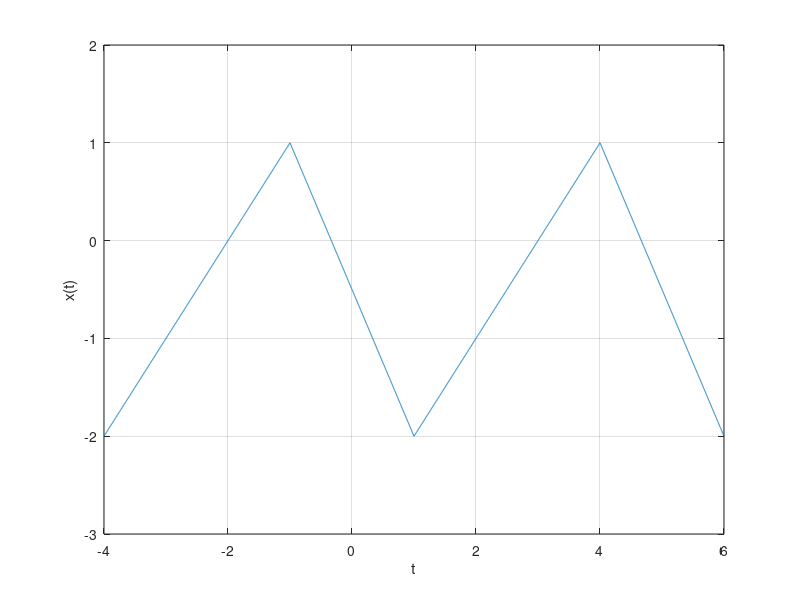

The MATLAB script that drew this image:
rez_temp = 0.002;
%Punctul de incepere al reprezentarii(de pe axa orizontala).
BEGIN=-4;
%Punctul de incheiere al reprezentarii(de pe axa orizontala).
END=6;
%Generez un vector numit y de la BEGIN la END cu pasul rezolutia temporara.
%El va fi folosit la reprezentarea grafica drept axa Ox.
y =BEGIN:rez_temp:END;
T = 5;
niv_min = -2;
niv_max = 1;
panta_poz = 1;
panta_neg = -1.5;
%Variabila "indice" este folosita pentru a sti cand facem trecerea de la 
%panta pozitiva la cea negativa.
indice = BEGIN + (niv_max - niv_min)*panta_poz;
x = niv_min;
%Variabilele trans_poz si trans_neg (trans-> translatare ; poz->pozitiv;
%neg->negativ) sunt folosite pentru a translata graficul in functie de
%punctul de incepere al reprezentarii(BEGIN);
trans_poz = abs(BEGIN)-2*panta_poz;
trans_neg = (-panta_neg)*BEGIN+5.5;

for i = BEGIN + rez_temp:rez_temp:END
    if i < indice
        %Se adauga in x punctul corespunzator pentru a creea dreapta cu 
        %panta pozitiva
        x = [x, panta_poz*i+trans_poz];
    elseif i < -2 + T + indice
        %Se adauga in x punctul corespunzator pentru a creea dreapta cu 
        %panta negativa.
        x = [x, panta_neg*i+trans_neg];
    end
    if i >= indice + T - 3
        %Daca s-a deppasit o perioada, se muta indicele cu o perioada,
        %la fel si pentru translatari.
        indice = indice + T;
        trans_poz = trans_poz - T*panta_poz;
        trans_neg = trans_neg - T*panta_neg;
    end
end
plot(y,x)
grid
axis([BEGIN END niv_min-1 niv_max+1])
xlabel("t")
ylabel("x(t)")